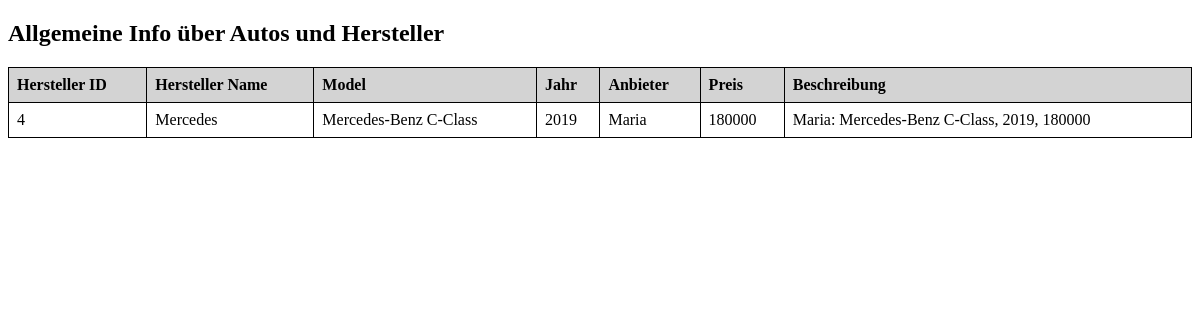
The page /result?id=4 on the database as committed earlier.
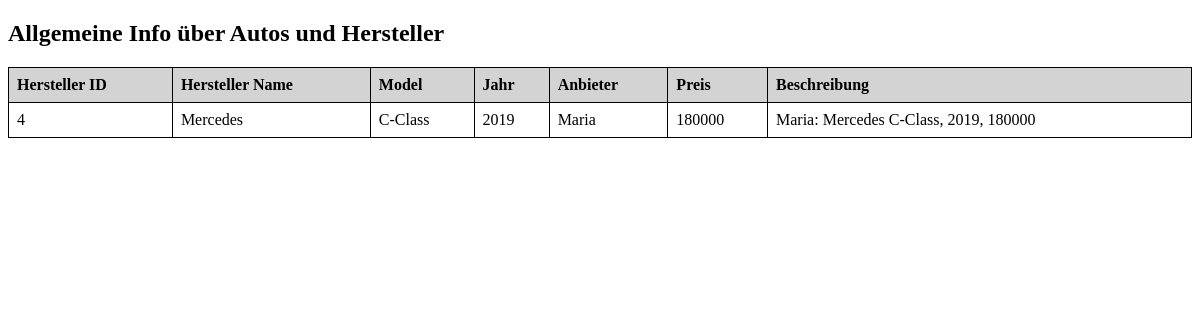
The same page on the database as committed later.
### tables this page shows
CREATE TABLE angebot (
        id INTEGER PRIMARY KEY AUTOINCREMENT, 
        angebot_preis INT NOT NULL,
        beschreibung TEXT NOT NULL,
        auto_id INTEGER, 
        anbieter_id INTEGER, 
        FOREIGN KEY (auto_id) REFERENCES autos(id) 
        ON DELETE CASCADE ON UPDATE CASCADE,
        FOREIGN KEY (anbieter_id) REFERENCES anbieter(id) 
        ON DELETE CASCADE ON UPDATE CASCADE
    );

CREATE TABLE autos (
        id INTEGER PRIMARY KEY AUTOINCREMENT, 
        model VARCHAR(50) NOT NULL,
        jahr INTEGER NOT NULL, 
        price INT, 
        hersteller_id INTEGER, 
        FOREIGN KEY (hersteller_id) REFERENCES hersteller(id) 
        ON DELETE CASCADE ON UPDATE CASCADE
    );

CREATE TABLE hersteller (
        id INTEGER PRIMARY KEY AUTOINCREMENT, 
        name VARCHAR(50) NOT NULL
    );

CREATE TABLE anbieter (
        id INTEGER PRIMARY KEY AUTOINCREMENT, 
        name VARCHAR(50) NOT NULL
    );

### maincars.py (the view)
@app.route('/result', methods=['GET'])
def show_data():
    hersteller_id = request.args.get('id')
    print(hersteller_id)
    connection = sqlite3.connect('autowelt.db')
    cursor = connection.cursor()
    cursor.execute(f"""
    SELECT hersteller.id, hersteller.name, autos.model, autos.jahr, autos.price,
           anbieter.name, angebot.angebot_preis, angebot.beschreibung
    FROM hersteller
    JOIN autos ON hersteller.id = autos.hersteller_id
    JOIN angebot ON angebot.auto_id = autos.id
    JOIN anbieter ON angebot.anbieter_id = anbieter.id
    WHERE hersteller.id = ?
    """,(hersteller_id,))
    rows = cursor.fetchall()
    connection.close()
    return render_template('results.html', data=rows)

### templates/results.html (shortened to what this page needs)
<!DOCTYPE html>
<html lang="en">
<head>
</head>
<body>
    <h2>Allgemeine Info über Autos und Hersteller</h2>
    <table>
    <tr>
        <th>Hersteller ID</th>
        <th>Hersteller Name</th>
        <th>Model</th>
        <th>Jahr</th>
        <th>Anbieter</th>
        <th>Preis</th>
        <th>Beschreibung</th>
    </tr>
    {% for row in data %}
    <tr>
        <td>{{ row[0] }}</td>
        <td>{{ row[1] }}</td>
        <td>{{ row[2] }}</td>
        <td>{{ row[3] }}</td>
        <td>{{ row[5] }}</td>
        <td>{{ row[6] }}</td>
        <td>{{ row[7] }}</td>
    </tr>
    {% endfor %}
</table>
</body>
</html>

Rows that differ between the two databases and show on the page:
changed angebot "Mercedes": model "Mercedes-Benz C-Class" → "C-Class"; beschreibung "Maria: Mercedes-Benz C-Class, 2019, 180000" → "Maria: Mercedes C-Class, 2019, 180000"
